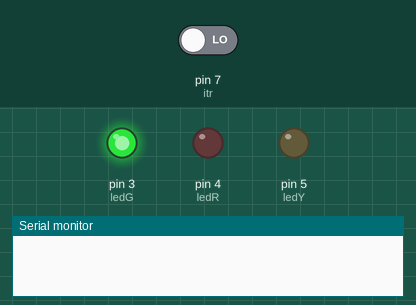
Bench run of a sketch on a simulated Arduino Uno, built with avr-gcc and run on an emulated ATmega328P. On the bench: output pins drawn as LEDs (lit = HIGH), the last lines printed to the serial monitor. The test bench sets the inputs (shaded band); at power-on: pin 7 (itr) LOW.

Above: at 0.2 s.
At 1.2 s:
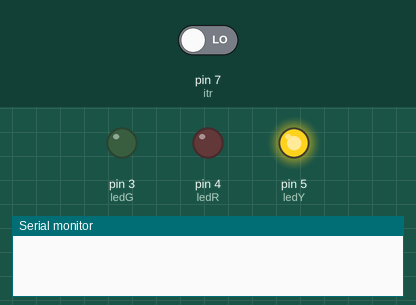
At 2.2 s:
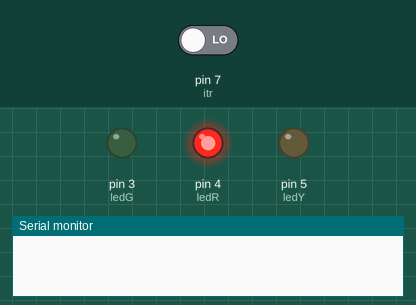
At 5.7 s:
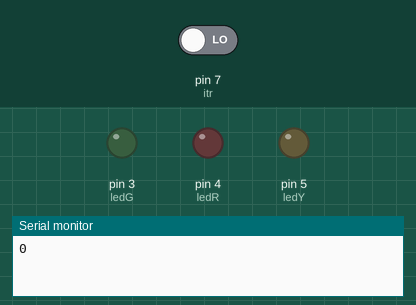
Timing chart, 0 to 6.9 s (numbered marks = the images above):
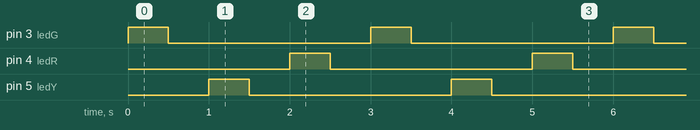

Measured:
- by itself, pin 3 (ledG), pin 4 (ledR), pin 5 (ledY): alternates HIGH for 0.50 s and LOW for 2.5 s
- by itself, everything shown: repeats every 3.0 s, in 6 steps

The sketch:

sequencia_de_led_victor_portolani1.ino
```cpp
int ledG = 3;
int ledR = 4;
int ledY = 5;
int itr = 7;

void setup()
{
  pinMode(ledR,OUTPUT);
  pinMode(ledY,OUTPUT);
  pinMode(ledG,OUTPUT);
  pinMode(itr, INPUT);
  Serial.begin(9600);
}

void piscaLuzes()
{
	digitalWrite(ledR, HIGH);
    delay(500); //delay é em milisegundos
    digitalWrite(ledR,LOW);
    delay(500);
    digitalWrite(ledY, HIGH);
    delay(500); //delay é em milisegundos
    digitalWrite(ledY,LOW);
    delay(500);
    digitalWrite(ledG, HIGH);
    delay(500); //delay é em milisegundos
    digitalWrite(ledG,LOW);
    delay(500);
}

void piscaLuzesInverso()
{
  digitalWrite(ledG, HIGH);
    delay(500); //delay é em milisegundos
    digitalWrite(ledG,LOW);
    delay(500);
    digitalWrite(ledY, HIGH);
    delay(500); //delay é em milisegundos
    digitalWrite(ledY,LOW);
    delay(500);
    digitalWrite(ledR, HIGH);
    delay(500);
    digitalWrite(ledR,LOW);
    delay(500);
}
void direitaEsquerda(bool slide)
{
    if(slide == 1)
    {
      piscaLuzes();
    }
  	else
    {
      piscaLuzesInverso();
    }

  	Serial.println(slide);
}

void loop()
{
  direitaEsquerda(digitalRead(itr));
}
```
